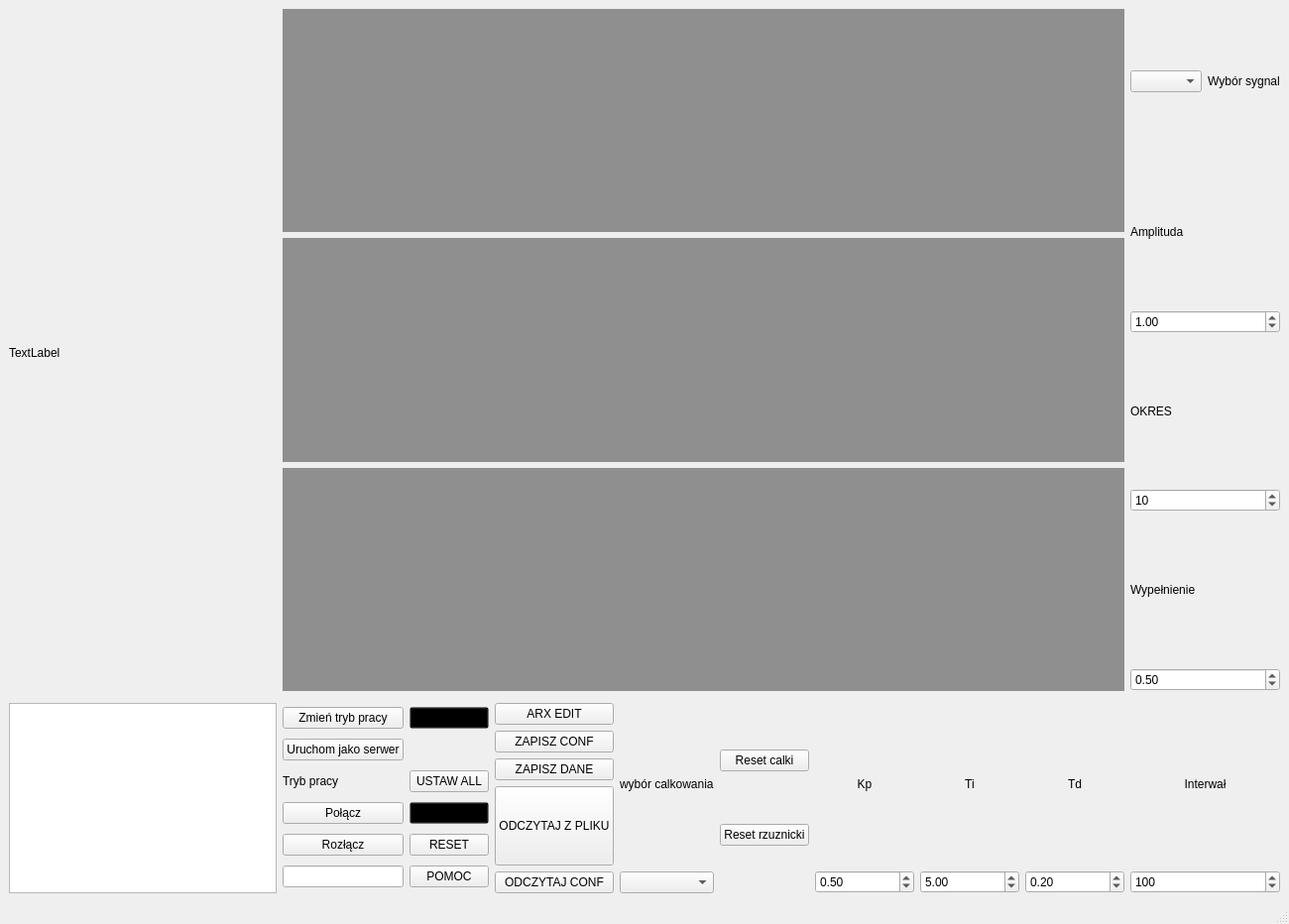
<?xml version="1.0" encoding="UTF-8"?>
<ui version="4.0">
 <class>MainWindow</class>
 <widget class="QMainWindow" name="MainWindow">
  <property name="geometry">
   <rect>
    <x>0</x>
    <y>0</y>
    <width>1300</width>
    <height>932</height>
   </rect>
  </property>
  <property name="sizePolicy">
   <sizepolicy hsizetype="Expanding" vsizetype="Expanding">
    <horstretch>1</horstretch>
    <verstretch>1</verstretch>
   </sizepolicy>
  </property>
  <property name="windowTitle">
   <string>MainWindow</string>
  </property>
  <property name="styleSheet">
   <string notr="true"/>
  </property>
  <widget class="QWidget" name="centralwidget">
   <property name="sizePolicy">
    <sizepolicy hsizetype="Preferred" vsizetype="Preferred">
     <horstretch>1</horstretch>
     <verstretch>1</verstretch>
    </sizepolicy>
   </property>
   <property name="minimumSize">
    <size>
     <width>1300</width>
     <height>500</height>
    </size>
   </property>
   <property name="styleSheet">
    <string notr="true"/>
   </property>
   <layout class="QGridLayout" name="gridLayout_2" rowstretch="1,0,0,0" columnstretch="0,0,0">
    <item row="3" column="2">
     <layout class="QHBoxLayout" name="horizontalLayout_3">
      <item>
       <layout class="QVBoxLayout" name="verticalLayout_5">
        <item>
         <widget class="QLabel" name="LABELINTERWAL">
          <property name="text">
           <string>Interwał</string>
          </property>
          <property name="alignment">
           <set>Qt::AlignmentFlag::AlignCenter</set>
          </property>
         </widget>
        </item>
        <item>
         <widget class="QSpinBox" name="SPINBOXINTERWAL">
          <property name="minimum">
           <number>50</number>
          </property>
          <property name="maximum">
           <number>2000</number>
          </property>
          <property name="singleStep">
           <number>50</number>
          </property>
          <property name="value">
           <number>100</number>
          </property>
         </widget>
        </item>
       </layout>
      </item>
     </layout>
    </item>
    <item row="3" column="1">
     <layout class="QHBoxLayout" name="horizontalLayout_2">
      <item>
       <layout class="QGridLayout" name="BTN">
        <item row="4" column="1">
         <widget class="QPushButton" name="RESET">
          <property name="sizePolicy">
           <sizepolicy hsizetype="Preferred" vsizetype="Preferred">
            <horstretch>0</horstretch>
            <verstretch>0</verstretch>
           </sizepolicy>
          </property>
          <property name="text">
           <string>RESET</string>
          </property>
         </widget>
        </item>
        <item row="3" column="0">
         <widget class="QPushButton" name="btnConnect">
          <property name="text">
           <string>Połącz</string>
          </property>
         </widget>
        </item>
        <item row="3" column="1">
         <widget class="QPushButton" name="STOP">
          <property name="sizePolicy">
           <sizepolicy hsizetype="Preferred" vsizetype="Preferred">
            <horstretch>0</horstretch>
            <verstretch>0</verstretch>
           </sizepolicy>
          </property>
          <property name="maximumSize">
           <size>
            <width>16777215</width>
            <height>100</height>
           </size>
          </property>
          <property name="styleSheet">
           <string notr="true">background: transparent</string>
          </property>
          <property name="text">
           <string>STOP</string>
          </property>
         </widget>
        </item>
        <item row="9" column="1">
         <widget class="QPushButton" name="POMOC">
          <property name="text">
           <string>POMOC</string>
          </property>
         </widget>
        </item>
        <item row="0" column="1">
         <widget class="QPushButton" name="START">
          <property name="sizePolicy">
           <sizepolicy hsizetype="Preferred" vsizetype="Preferred">
            <horstretch>0</horstretch>
            <verstretch>0</verstretch>
           </sizepolicy>
          </property>
          <property name="maximumSize">
           <size>
            <width>16777215</width>
            <height>100</height>
           </size>
          </property>
          <property name="styleSheet">
           <string notr="true">background: transparent</string>
          </property>
          <property name="text">
           <string>START</string>
          </property>
         </widget>
        </item>
        <item row="2" column="0">
         <widget class="QLabel" name="lblTrybPracy">
          <property name="text">
           <string>Tryb pracy</string>
          </property>
         </widget>
        </item>
        <item row="0" column="0">
         <widget class="QPushButton" name="btnTrybPracy">
          <property name="text">
           <string>Zmień tryb pracy</string>
          </property>
         </widget>
        </item>
        <item row="9" column="0">
         <widget class="QLineEdit" name="editIpAddress"/>
        </item>
        <item row="2" column="1">
         <widget class="QPushButton" name="BTNUSTAWALL">
          <property name="text">
           <string>USTAW ALL</string>
          </property>
         </widget>
        </item>
        <item row="4" column="0">
         <widget class="QPushButton" name="btnDisconnect">
          <property name="text">
           <string>Rozłącz</string>
          </property>
         </widget>
        </item>
        <item row="1" column="0">
         <widget class="QPushButton" name="btnStartServer">
          <property name="text">
           <string>Uruchom jako serwer</string>
          </property>
         </widget>
        </item>
       </layout>
      </item>
      <item>
       <layout class="QVBoxLayout" name="verticalLayout_2">
        <item>
         <widget class="QPushButton" name="pushButton_3">
          <property name="text">
           <string>ARX EDIT</string>
          </property>
         </widget>
        </item>
        <item>
         <widget class="QPushButton" name="BTNZAPISZCONF">
          <property name="text">
           <string>ZAPISZ CONF</string>
          </property>
         </widget>
        </item>
        <item>
         <widget class="QPushButton" name="pushButton">
          <property name="text">
           <string>ZAPISZ DANE</string>
          </property>
         </widget>
        </item>
        <item>
         <widget class="QPushButton" name="ODCZYT">
          <property name="sizePolicy">
           <sizepolicy hsizetype="Preferred" vsizetype="Preferred">
            <horstretch>0</horstretch>
            <verstretch>0</verstretch>
           </sizepolicy>
          </property>
          <property name="maximumSize">
           <size>
            <width>150</width>
            <height>100</height>
           </size>
          </property>
          <property name="styleSheet">
           <string notr="true"/>
          </property>
          <property name="text">
           <string>ODCZYTAJ Z PLIKU</string>
          </property>
         </widget>
        </item>
        <item>
         <widget class="QPushButton" name="pushButton_2">
          <property name="text">
           <string>ODCZYTAJ CONF</string>
          </property>
         </widget>
        </item>
       </layout>
      </item>
      <item>
       <layout class="QVBoxLayout" name="verticalLayout_4">
        <item>
         <widget class="QLabel" name="label_5">
          <property name="text">
           <string>wybór calkowania</string>
          </property>
         </widget>
        </item>
        <item>
         <widget class="QComboBox" name="comboBox_2"/>
        </item>
       </layout>
      </item>
      <item>
       <layout class="QVBoxLayout" name="verticalLayout_10">
        <item>
         <widget class="QPushButton" name="ResetCalk">
          <property name="text">
           <string>Reset calki</string>
          </property>
         </widget>
        </item>
        <item>
         <widget class="QPushButton" name="pushButton_5">
          <property name="text">
           <string>Reset rzuznicki</string>
          </property>
         </widget>
        </item>
       </layout>
      </item>
      <item>
       <layout class="QVBoxLayout" name="KP">
        <item>
         <widget class="QLabel" name="LABELKP">
          <property name="minimumSize">
           <size>
            <width>100</width>
            <height>100</height>
           </size>
          </property>
          <property name="maximumSize">
           <size>
            <width>16777215</width>
            <height>13213321</height>
           </size>
          </property>
          <property name="text">
           <string>Kp</string>
          </property>
          <property name="alignment">
           <set>Qt::AlignmentFlag::AlignCenter</set>
          </property>
         </widget>
        </item>
        <item>
         <widget class="QDoubleSpinBox" name="SPINBOXKP">
          <property name="minimumSize">
           <size>
            <width>100</width>
            <height>0</height>
           </size>
          </property>
          <property name="maximumSize">
           <size>
            <width>16777215</width>
            <height>16777215</height>
           </size>
          </property>
          <property name="singleStep">
           <double>0.100000000000000</double>
          </property>
          <property name="value">
           <double>0.500000000000000</double>
          </property>
         </widget>
        </item>
       </layout>
      </item>
      <item>
       <layout class="QVBoxLayout" name="KI">
        <item>
         <widget class="QLabel" name="LABELKI">
          <property name="minimumSize">
           <size>
            <width>100</width>
            <height>100</height>
           </size>
          </property>
          <property name="maximumSize">
           <size>
            <width>16777215</width>
            <height>16777215</height>
           </size>
          </property>
          <property name="text">
           <string>Ti</string>
          </property>
          <property name="alignment">
           <set>Qt::AlignmentFlag::AlignCenter</set>
          </property>
         </widget>
        </item>
        <item>
         <widget class="QDoubleSpinBox" name="SPINBOXKI">
          <property name="minimumSize">
           <size>
            <width>100</width>
            <height>0</height>
           </size>
          </property>
          <property name="singleStep">
           <double>1.000000000000000</double>
          </property>
          <property name="value">
           <double>5.000000000000000</double>
          </property>
         </widget>
        </item>
       </layout>
      </item>
      <item>
       <layout class="QVBoxLayout" name="KD">
        <item>
         <widget class="QLabel" name="LABELKD">
          <property name="minimumSize">
           <size>
            <width>100</width>
            <height>100</height>
           </size>
          </property>
          <property name="maximumSize">
           <size>
            <width>16777215</width>
            <height>12421414</height>
           </size>
          </property>
          <property name="text">
           <string>Td</string>
          </property>
          <property name="alignment">
           <set>Qt::AlignmentFlag::AlignCenter</set>
          </property>
         </widget>
        </item>
        <item>
         <widget class="QDoubleSpinBox" name="SPINBOXKD">
          <property name="singleStep">
           <double>0.100000000000000</double>
          </property>
          <property name="value">
           <double>0.200000000000000</double>
          </property>
         </widget>
        </item>
       </layout>
      </item>
     </layout>
    </item>
    <item row="0" column="2">
     <layout class="QVBoxLayout" name="verticalLayout">
      <item>
       <layout class="QHBoxLayout" name="horizontalLayout">
        <item>
         <widget class="QComboBox" name="comboBox"/>
        </item>
        <item>
         <widget class="QLabel" name="label">
          <property name="text">
           <string>Wybór sygnal</string>
          </property>
          <property name="alignment">
           <set>Qt::AlignmentFlag::AlignCenter</set>
          </property>
          <property name="wordWrap">
           <bool>true</bool>
          </property>
         </widget>
        </item>
       </layout>
      </item>
      <item>
       <widget class="QLabel" name="label_2">
        <property name="text">
         <string>Amplituda</string>
        </property>
       </widget>
      </item>
      <item>
       <widget class="QDoubleSpinBox" name="SPINBOXAMPLITUDA">
        <property name="maximum">
         <double>1000.000000000000000</double>
        </property>
        <property name="value">
         <double>1.000000000000000</double>
        </property>
       </widget>
      </item>
      <item>
       <widget class="QLabel" name="label_3">
        <property name="text">
         <string>OKRES</string>
        </property>
       </widget>
      </item>
      <item>
       <widget class="QSpinBox" name="SPINBOXOKRES">
        <property name="minimum">
         <number>1</number>
        </property>
        <property name="maximum">
         <number>1000</number>
        </property>
        <property name="value">
         <number>10</number>
        </property>
       </widget>
      </item>
      <item>
       <widget class="QLabel" name="label_4">
        <property name="text">
         <string>Wypełnienie</string>
        </property>
       </widget>
      </item>
      <item>
       <widget class="QDoubleSpinBox" name="SPINBOXWYPELNIENIE">
        <property name="singleStep">
         <double>0.100000000000000</double>
        </property>
        <property name="value">
         <double>0.500000000000000</double>
        </property>
       </widget>
      </item>
     </layout>
    </item>
    <item row="0" column="1">
     <layout class="QVBoxLayout" name="verticalLayout_3">
      <item>
       <widget class="QWidget" name="chartContainer_3" native="true">
        <property name="minimumSize">
         <size>
          <width>0</width>
          <height>200</height>
         </size>
        </property>
        <property name="styleSheet">
         <string notr="true">background: rgba(0, 0, 0, 0.4)
</string>
        </property>
       </widget>
      </item>
      <item>
       <widget class="QWidget" name="chartContainer" native="true">
        <property name="minimumSize">
         <size>
          <width>0</width>
          <height>200</height>
         </size>
        </property>
        <property name="styleSheet">
         <string notr="true">background: rgba(0, 0, 0, 0.4)
</string>
        </property>
       </widget>
      </item>
      <item>
       <widget class="QWidget" name="chartContainer_2" native="true">
        <property name="minimumSize">
         <size>
          <width>0</width>
          <height>200</height>
         </size>
        </property>
        <property name="styleSheet">
         <string notr="true">background: rgba(0, 0, 0, 0.4)
</string>
        </property>
       </widget>
      </item>
     </layout>
    </item>
    <item row="3" column="0">
     <widget class="QTextEdit" name="textLog"/>
    </item>
    <item row="0" column="0" rowspan="2">
     <widget class="QLabel" name="lblConnectionStatus">
      <property name="text">
       <string>TextLabel</string>
      </property>
     </widget>
    </item>
   </layout>
  </widget>
  <widget class="QMenuBar" name="menubar">
   <property name="geometry">
    <rect>
     <x>0</x>
     <y>0</y>
     <width>1300</width>
     <height>26</height>
    </rect>
   </property>
  </widget>
  <widget class="QStatusBar" name="statusbar"/>
 </widget>
 <resources/>
 <connections/>
</ui>
